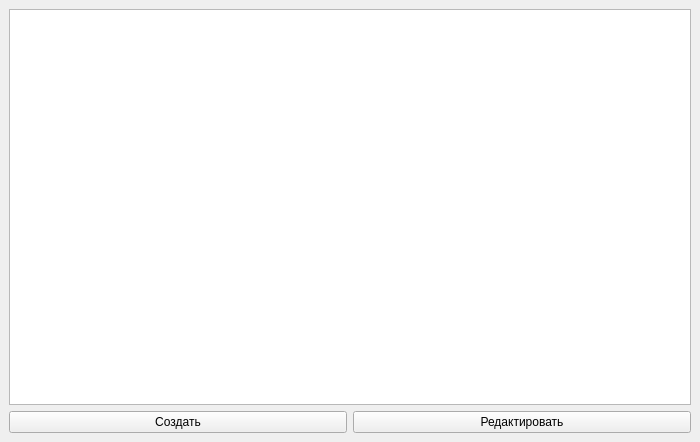
<?xml version="1.0" encoding="UTF-8"?>
<ui version="4.0">
 <class>Window</class>
 <widget class="QMainWindow" name="Window">
  <property name="geometry">
   <rect>
    <x>0</x>
    <y>0</y>
    <width>700</width>
    <height>442</height>
   </rect>
  </property>
  <property name="windowTitle">
   <string>Эспрессо</string>
  </property>
  <widget class="QWidget" name="centralwidget">
   <layout class="QGridLayout" name="gridLayout">
    <item row="3" column="0">
     <widget class="QPushButton" name="create_button">
      <property name="text">
       <string>Создать</string>
      </property>
     </widget>
    </item>
    <item row="3" column="1">
     <widget class="QPushButton" name="edit_button">
      <property name="text">
       <string>Редактировать</string>
      </property>
     </widget>
    </item>
    <item row="1" column="0" colspan="2">
     <widget class="QTableWidget" name="table"/>
    </item>
   </layout>
  </widget>
 </widget>
 <resources/>
 <connections/>
</ui>
